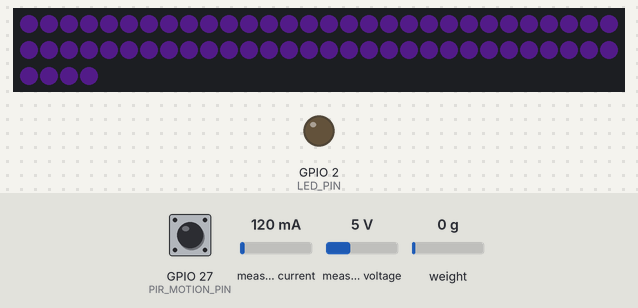
Simulated run of this sketch. Board: ESP32. Parts: 64 RGB LEDs in strip order, left to right, continuing on the next row, output pins drawn as LEDs (lit = HIGH). The test bench sets the inputs (shaded band); at power-on: measured voltage 5 V, weight on the scale 0 g, GPIO 27 (PIR_MOTION_PIN) HIGH, measured current 120 mA. Dim RGB values are drawn brighter than linear; WiFi joins after 1.5 s; servers stay silent unless stated; EEPROM starts erased; no MQTT or app messages arrive unless stated.

Above: at 3.0 s.
3.1 s: measured voltage set to 0.3 V
At 4.22 s:
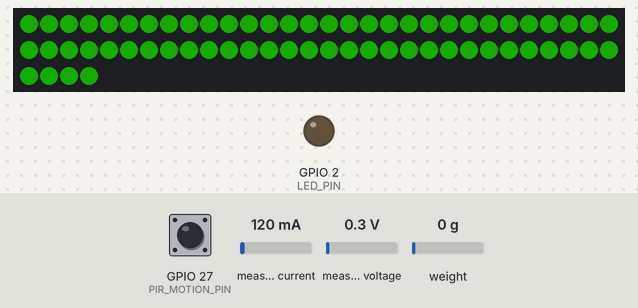
6.1 s: measured voltage set to 3.8 V
At 8.1 s:
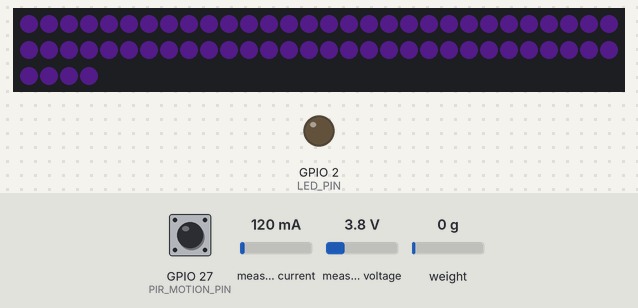
8.5 s: weight on the scale set to 1250 g
10.5 s: measured voltage set to 0.8 V
Timing chart, 0 to 13.5 s (numbered marks = the images above; inputs shaded):
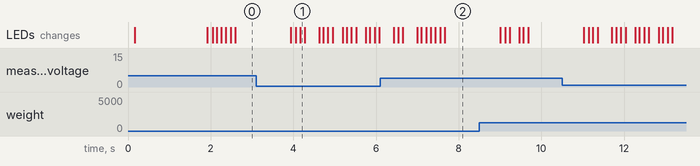

The sketch:

sf_step12_led_patterns.ino
```cpp
#include "mqtt_client.h"
#include "led_service.h"
#include "ws2812_service.h"
#include "telemetry_service.h"
#include "power_manager.h"
#include "weight_service.h"
#include "motion_service.h"
#include "visit_service.h"
#include "led_ux.h"
#include "config.h"
void setup(){
  Serial.begin(115200); delay(150);
  SF::led.begin(LED_PIN);
  SF::ws2812.begin(NEOPIXEL_PIN, NEOPIXEL_COUNT);
  SF::ledUx.begin();
  SF::power.begin();
  SF::weight.begin();
  SF::motion.begin(PIR_MOTION_PIN);
  SF::visit.begin();
  SF::mqtt.begin();
  SF::telemetry.begin(2000);
}
void loop(){
  SF::mqtt.loop();
  SF::power.loop();
  SF::weight.loop();
  SF::motion.loop();
  SF::visit.loop();
  SF::ledUx.loop();
  SF::ws2812.update();
  SF::telemetry.loop();
  delay(10);
}
```

command_handler.cpp
```cpp
#include <ArduinoJson.h>
#include "topics.h"
#include "mqtt_client.h"
#include "led_service.h"
#include "ws2812_service.h"
#include "power_manager.h"
#include "weight_service.h"
#include "led_ux.h"
#include "config.h"
static void publishAck(const char* cmd, bool ok, const char* msg=nullptr){
  StaticJsonDocument<160> doc; doc["cmd"]=cmd; doc["ok"]=ok; if(msg) doc["msg"]=msg;
  char buf[160]; size_t n=serializeJson(doc,buf,sizeof(buf)); (void)n;
  SF::mqtt.raw().publish(TOPIC_ACK, buf, false);
}
static void handleLed(byte* payload,unsigned int len){
  StaticJsonDocument<256> doc; auto err=deserializeJson(doc,payload,len);
  if(err){ publishAck("led",false,"bad_json"); return; }
  const char* applied=nullptr; char errmsg[32];
  bool ok=SF::ledUx.applyCommand(doc.as<JsonVariantConst>(), applied, errmsg, sizeof(errmsg));
  StaticJsonDocument<192> ack;
  ack["cmd"]="led";
  ack["ok"]=ok;
  if(ok){ ack["pattern"]=applied?applied:SF::ledUx.activePatternName(); ack["brightness"]=SF::ws2812.brightness(); }
  else{ ack["msg"]=errmsg[0]?errmsg:"apply_failed"; }
  char buf[192]; size_t n=serializeJson(ack,buf,sizeof(buf)); (void)n;
  SF::mqtt.raw().publish(TOPIC_ACK, buf, false);
}
static void handleCalibrate(byte* payload,unsigned int len){
  StaticJsonDocument<192> doc; auto err=deserializeJson(doc,payload,len);
  if(err){ publishAck("calibrate",false,"bad_json"); return; }
  bool doTare=doc["tare"].as<bool>();
  if(doTare){ bool ok=SF::weight.tare(); publishAck("calibrate",ok, ok?nullptr:"tare_wait"); return; }
  if(doc.containsKey("known_mass_g")){
    float mass=doc["known_mass_g"].as<float>();
    if(mass<=0){ publishAck("calibrate",false,"mass_le_zero"); return; }
    bool ok=SF::weight.calibrateKnownMass(mass);
    publishAck("calibrate",ok, ok?nullptr:"cal_failed");
    return;
  }
  publishAck("calibrate",false,"missing_args");
}
void SF_registerCommandSubscriptions(PubSubClient& client){ client.subscribe(TOPIC_CMD_LED,1); client.subscribe(TOPIC_CMD_CALIBRATE,1); }
void SF_onMqttMessage(char* topic, byte* payload, unsigned int len){
  if(strcmp(topic,TOPIC_CMD_LED)==0) handleLed(payload,len);
  else if(strcmp(topic,TOPIC_CMD_CALIBRATE)==0) handleCalibrate(payload,len);
}
```

command_handler.h
```cpp
#pragma once
#include <Arduino.h>
#include <PubSubClient.h>
void SF_registerCommandSubscriptions(PubSubClient& client);
void SF_onMqttMessage(char* topic, byte* payload, unsigned int len);
```

led_service.cpp
```cpp
#include "led_service.h"
namespace SF {
LedService led;
void LedService::begin(uint8_t pin){ pin_=pin; pinMode(pin_,OUTPUT); digitalWrite(pin_,LOW); state_=false; }
void LedService::set(bool on){ if(pin_==255) return; state_=on; digitalWrite(pin_, on?HIGH:LOW); }
} // namespace SF
```

led_service.h
```cpp
#pragma once
#include <Arduino.h>
namespace SF {
class LedService{ public: void begin(uint8_t pin); void set(bool on); bool isOn() const {return state_;}
private: uint8_t pin_=255; bool state_=false; };
extern LedService led;
} // namespace SF
```

led_ux.cpp
```cpp
#include "led_ux.h"
#include <ctype.h>
#include <string.h>
#include "config.h"
#include "power_manager.h"
namespace {
uint32_t makeColor(uint8_t r,uint8_t g,uint8_t b){ return ((uint32_t)g<<16)|((uint32_t)r<<8)|((uint32_t)b); }
void writeError(char* err,size_t len,const char* msg){ if(!err||len==0) return; strncpy(err,msg,len); err[len-1]='\0'; }
}
namespace SF {
LedUx ledUx;
void LedUx::begin(){ active_name_[0]='o'; active_name_[1]='f'; active_name_[2]='f'; active_name_[3]='\0'; last_pattern_=WsPattern::OFF; last_color_=0; last_brightness_=0; override_active_=false; }
bool LedUx::overrideActive(unsigned long now){ if(!override_active_) return false; long diff=(long)(override_until_ms_-now); if(diff<=0){ override_active_=false; return false; } return true; }
uint8_t LedUx::clampBrightness(int value) const{ if(value<0) value=0; if(value>255) value=255; uint8_t limit=SF::power.brightnessLimit(); if(value>limit) value=limit; return (uint8_t)value; }
uint32_t LedUx::rgb(uint8_t r,uint8_t g,uint8_t b){ return makeColor(r,g,b); }
bool LedUx::parsePatternName(const char* name, WsPattern& outPattern, uint32_t& outColor, uint8_t& outBrightness) const{
  if(!name) return false;
  char lower[16]; size_t i=0; for(; i<sizeof(lower)-1 && name[i]; ++i) lower[i]=tolower((unsigned char)name[i]); lower[i]='\0';
  if(strcmp(lower,"off")==0){ outPattern=WsPattern::OFF; outColor=0; outBrightness=0; return true; }
  if(strcmp(lower,"solid")==0||strcmp(lower,"white")==0){ outPattern=WsPattern::SOLID; outColor=makeColor(255,255,255); outBrightness=LED_IDLE_BRIGHTNESS; return true; }
  if(strcmp(lower,"heartbeat")==0||strcmp(lower,"idle")==0){ outPattern=WsPattern::HEARTBEAT; outColor=makeColor(64,150,255); outBrightness=LED_IDLE_BRIGHTNESS; return true; }
  if(strcmp(lower,"amber")==0||strcmp(lower,"warn")==0){ outPattern=WsPattern::AMBER_WARN; outColor=makeColor(255,140,0); outBrightness=LED_WARN_BRIGHTNESS; return true; }
  if(strcmp(lower,"alert")==0||strcmp(lower,"red")==0){ outPattern=WsPattern::RED_ALERT; outColor=makeColor(255,32,0); outBrightness=LED_CRIT_BRIGHTNESS; return true; }
  return false;
}
uint32_t LedUx::parseColor(JsonVariantConst value, bool& ok) const{
  ok=false;
  if(value.is<const char*>()){
    const char* s=value.as<const char*>(); if(!s) return 0;
    if(s[0]=='#') ++s; size_t len=strlen(s); if(len!=6) return 0;
    uint32_t accum=0;
    for(size_t i=0;i<6;++i){ char c=tolower((unsigned char)s[i]); int v;
      if(c>='0'&&c<='9') v=c-'0';
      else if(c>='a'&&c<='f') v=10+(c-'a');
      else return 0;
      accum=(accum<<4)|v;
    }
    ok=true;
    uint8_t r=(accum>>16)&0xFF; uint8_t g=(accum>>8)&0xFF; uint8_t b=accum&0xFF;
    return makeColor(r,g,b);
  }
  if(value.is<uint32_t>()){
    ok=true; uint32_t raw=value.as<uint32_t>(); uint8_t r=(raw>>16)&0xFF; uint8_t g=(raw>>8)&0xFF; uint8_t b=raw&0xFF; return makeColor(r,g,b);
  }
  return 0;
}
const char* LedUx::patternToName(WsPattern pattern) const{
  switch(pattern){
    case WsPattern::OFF: return "off";
    case WsPattern::SOLID: return "solid";
    case WsPattern::HEARTBEAT: return "heartbeat";
    case WsPattern::AMBER_WARN: return "amber";
    case WsPattern::RED_ALERT: return "alert";
    default: return "unknown";
  }
}
void LedUx::applyDesired(WsPattern pattern,uint32_t color,uint8_t brightness){ brightness=clampBrightness(brightness); if(pattern==WsPattern::OFF) brightness=0; if(last_pattern_==pattern && last_color_==color && last_brightness_==brightness) return; SF::ws2812.setPattern(pattern,color,brightness); last_pattern_=pattern; last_color_=color; last_brightness_=brightness; const char* name=patternToName(pattern); strncpy(active_name_,name,sizeof(active_name_)); active_name_[sizeof(active_name_)-1]='\0'; }
void LedUx::activateOverride(WsPattern pattern,uint32_t color,uint8_t brightness,unsigned long hold_ms){ override_active_=true; override_pattern_=pattern; override_color_=color; override_brightness_=brightness; override_until_ms_=millis()+hold_ms; applyDesired(pattern,color,brightness); }
bool LedUx::applyCommand(JsonVariantConst cmd,const char*& appliedName,char* err,size_t errLen){ appliedName=nullptr; if(err&&errLen>0) err[0]='\0';
  WsPattern pattern=WsPattern::OFF; uint32_t color=0; uint8_t brightness=LED_IDLE_BRIGHTNESS; bool have=false;
  if(cmd.containsKey("pattern")){
    const char* requested=cmd["pattern"].as<const char*>(); if(!requested){ writeError(err,errLen,"pattern_not_string"); return false; }
    if(!parsePatternName(requested,pattern,color,brightness)){ writeError(err,errLen,"pattern_unknown"); return false; }
    have=true;
    if(cmd.containsKey("brightness")) brightness=clampBrightness(cmd["brightness"].as<int>());
    if(cmd.containsKey("color")) { bool ok=false; uint32_t parsed=parseColor(cmd["color"],ok); if(!ok){ writeError(err,errLen,"color_invalid"); return false; } color=parsed; }
  } else if(cmd.containsKey("on")){
    bool on=cmd["on"].as<bool>(); int req=cmd.containsKey("brightness")?cmd["brightness"].as<int>():64; brightness=clampBrightness(req); pattern=on?WsPattern::SOLID:WsPattern::OFF; color=on?makeColor(255,255,255):0; have=true;
  }
  if(!have){ writeError(err,errLen,"no_pattern"); return false; }
  unsigned long hold=cmd["hold_ms"].as<unsigned long>(); if(hold==0) hold=cmd["duration_ms"].as<unsigned long>(); if(hold==0) hold=LED_OVERRIDE_MS; activateOverride(pattern,color,brightness,hold);
  appliedName=patternToName(pattern);
  return true;
}
void LedUx::loop(){ unsigned long now=millis(); bool active=overrideActive(now); WsPattern pattern; uint32_t color; uint8_t brightness; if(active){ pattern=override_pattern_; color=override_color_; brightness=override_brightness_; }
  else {
    if(SF::power.valid()){
      switch(SF::power.state()){
        case PowerState::CRIT: pattern=WsPattern::RED_ALERT; color=makeColor(255,32,0); brightness=LED_CRIT_BRIGHTNESS; break;
        case PowerState::WARN: pattern=WsPattern::AMBER_WARN; color=makeColor(255,140,0); brightness=LED_WARN_BRIGHTNESS; break;
        default: pattern=WsPattern::HEARTBEAT; color=makeColor(64,150,255); brightness=LED_IDLE_BRIGHTNESS; break;
      }
    } else {
      pattern=WsPattern::HEARTBEAT; color=makeColor(64,150,255); brightness=LED_IDLE_BRIGHTNESS; }
  }
  applyDesired(pattern,color,brightness);
}
} // namespace SF
```

led_ux.h
```cpp
#pragma once
#include <Arduino.h>
#include <ArduinoJson.h>
#include "ws2812_service.h"
namespace SF {
class LedUx{
public:
  void begin();
  void loop();
  bool applyCommand(JsonVariantConst cmd, const char*& appliedName, char* err, size_t errLen);
  const char* activePatternName() const { return active_name_; }
private:
  bool overrideActive(unsigned long now);
  void applyDesired(WsPattern pattern, uint32_t color, uint8_t brightness);
  bool parsePatternName(const char* name, WsPattern& outPattern, uint32_t& outColor, uint8_t& outBrightness) const;
  uint32_t parseColor(JsonVariantConst value, bool& ok) const;
  uint8_t clampBrightness(int value) const;
  void activateOverride(WsPattern pattern, uint32_t color, uint8_t brightness, unsigned long hold_ms);
  const char* patternToName(WsPattern pattern) const;
  static uint32_t rgb(uint8_t r, uint8_t g, uint8_t b);
  WsPattern last_pattern_=WsPattern::OFF;
  uint32_t last_color_=0;
  uint8_t last_brightness_=0;
  bool override_active_=false;
  unsigned long override_until_ms_=0;
  WsPattern override_pattern_=WsPattern::SOLID;
  uint32_t override_color_=0;
  uint8_t override_brightness_=0;
  char active_name_[16];
};
extern LedUx ledUx;
} // namespace SF
```

motion_service.cpp
```cpp
#include "motion_service.h"
#include "led_service.h"
namespace {
const unsigned long DEBOUNCE_MS=200;
const unsigned long COOLDOWN_MS=2000;
}
namespace SF {
MotionService motion;
void MotionService::begin(uint8_t pin){
  pin_=pin;
  pinMode(pin_, INPUT);
  last_level_=digitalRead(pin_);
  last_change_ms_=millis();
  last_trigger_ms_=0;
  pending_=false;
#if MOTION_DEBUG_BLINK
  blink_until_ms_=0;
  blink_restore_state_=false;
  blink_restore_needed_=false;
#endif
}
void MotionService::loop(){
  if(pin_==255) return;
  const unsigned long now=millis();
  int level=digitalRead(pin_);
  if(level!=last_level_){ last_level_=level; last_change_ms_=now; }
#if MOTION_DEBUG_BLINK
  if(blink_restore_needed_ && now>blink_until_ms_){ SF::led.set(blink_restore_state_); blink_restore_needed_=false; blink_until_ms_=0; }
#endif
  if(level==HIGH){
    if(now-last_change_ms_<DEBOUNCE_MS) return;
    if(now-last_trigger_ms_<COOLDOWN_MS) return;
    pending_=true;
    pending_ts_=now;
    last_trigger_ms_=now;
#if MOTION_DEBUG_BLINK
    if(!blink_restore_needed_){ blink_restore_state_=SF::led.isOn(); blink_restore_needed_=true; }
    SF::led.set(true);
    blink_until_ms_=now+120;
#endif
  }
}
bool MotionService::takeTrigger(unsigned long& ts){
  if(!pending_) return false;
  pending_=false;
  ts=pending_ts_;
  return true;
}
} // namespace SF
```

motion_service.h
```cpp
#pragma once
#include <Arduino.h>
#include "config.h"
namespace SF {
class MotionService{
public:
  void begin(uint8_t pin);
  void loop();
  bool takeTrigger(unsigned long& ts);
  bool sensorHigh() const { return last_level_==HIGH; }
private:
  uint8_t pin_=255;
  int last_level_=LOW;
  unsigned long last_change_ms_=0;
  unsigned long last_trigger_ms_=0;
  bool pending_=false;
  unsigned long pending_ts_=0;
#if MOTION_DEBUG_BLINK
  unsigned long blink_until_ms_=0;
  bool blink_restore_state_=false;
  bool blink_restore_needed_=false;
#endif
};
extern MotionService motion;
} // namespace SF
```

mqtt_client.cpp
```cpp
#include "mqtt_client.h"
#include "command_handler.h"
namespace SF {
Mqtt mqtt;
void Mqtt::ensureWiFi() {
  if (WiFi.status() == WL_CONNECTED) return;
  WiFi.mode(WIFI_STA);
  WiFi.begin(WIFI_SSID, WIFI_PASS);
  unsigned long t0 = millis();
  while (WiFi.status() != WL_CONNECTED && millis() - t0 < 20000) { delay(200); }
}
bool Mqtt::ensureMqtt() {
  if (client.connected()) return true;
  client.setServer(MQTT_HOST, MQTT_PORT);
  client.setKeepAlive(10);
  String clientId = String("sf-") + DEVICE_ID + "-" + String((uint32_t)ESP.getEfuseMac(), HEX);
  bool ok = client.connect(clientId.c_str(), MQTT_USER, MQTT_PASS, TOPIC_STATUS, 1, true, "offline");
  if (ok) { publishStatusOnline(); client.setCallback(SF_onMqttMessage); SF_registerCommandSubscriptions(client); }
  return ok;
}
void Mqtt::publishStatusOnline(){ client.publish(TOPIC_STATUS, "online", true); }
void Mqtt::begin(){ ensureWiFi(); ensureMqtt(); }
void Mqtt::loop(){ ensureWiFi(); ensureMqtt(); client.loop(); }
} // namespace SF
```

mqtt_client.h
```cpp
#pragma once
#include <WiFi.h>
#include <PubSubClient.h>
#include "config.h"
#include "topics.h"

namespace SF {
class Mqtt {
public:
  void begin();
  void loop();
  bool connected() { return client.connected(); }
  void publishStatusOnline();
  PubSubClient& raw() { return client; }
private:
  WiFiClient wifi;
  PubSubClient client{wifi};
  void ensureWiFi();
  bool ensureMqtt();
};
extern Mqtt mqtt;
} // namespace SF
```

power_manager.cpp
```cpp
#include "power_manager.h"
#include "config.h"
namespace SF {
PowerManager power;
static uint8_t clamp_brightness(uint8_t req){ return req>BRIGHTNESS_MAX_SAFE?BRIGHTNESS_MAX_SAFE:req; }
void PowerManager::begin(){
  power_begin_alert(INA260_ALERT_PIN);
  power_init();
  last_poll_=0; state_=PowerState::NORMAL;
  brightness_limit_=clamp_brightness(BRIGHTNESS_MAX_SAFE);
}
void PowerManager::loop(){
  const unsigned long now=millis(); if(now-last_poll_<1000) return; last_poll_=now;
  if(!power_read(last_)){ return; }
  last_cell_v_ = (CELL_COUNT>0)? (last_.bus_v/float(CELL_COUNT)) : last_.bus_v;
  if (last_cell_v_<CELL_CRIT_V){ state_=PowerState::CRIT; brightness_limit_=BRIGHTNESS_CRIT_LIMIT; }
  else if (last_cell_v_<CELL_WARN_V){ state_=PowerState::WARN; brightness_limit_=BRIGHTNESS_WARN_LIMIT; }
  else { state_=PowerState::NORMAL; brightness_limit_=BRIGHTNESS_MAX_SAFE; }
  brightness_limit_=clamp_brightness(brightness_limit_);
}
} // namespace SF
```

power_manager.h
```cpp
#pragma once
#include <Arduino.h>
#include "ina260_hal.h"
namespace SF {
enum class PowerState: uint8_t { NORMAL=0, WARN=1, CRIT=2 };
class PowerManager{
public:
  void begin();
  void loop();
  float packV() const { return last_.bus_v; }
  float cellV() const { return last_cell_v_; }
  float amps()  const { return last_.current; }
  float watts() const { return last_.power; }
  bool  valid() const { return last_.ok; }
  PowerState state() const { return state_; }
  uint8_t brightnessLimit() const { return brightness_limit_; }
private:
  unsigned long last_poll_=0;
  PowerSample last_{0,0,0,false};
  float last_cell_v_=0.0f;
  PowerState state_=PowerState::NORMAL;
  uint8_t brightness_limit_=128;
};
extern PowerManager power;
} // namespace SF
```

storage_nvs.cpp
```cpp
#include "storage_nvs.h"
#include <Preferences.h>
#include <nvs_flash.h>
namespace {
bool ensureInit(){
  static bool ready=false;
  if(ready) return true;
  esp_err_t err=nvs_flash_init();
  if(err==ESP_ERR_NVS_NO_FREE_PAGES||err==ESP_ERR_NVS_NEW_VERSION_FOUND){ nvs_flash_erase(); err=nvs_flash_init(); }
  ready=(err==ESP_OK);
  return ready;
}
}
namespace SF { namespace Storage {
bool begin(){ return ensureInit(); }
bool getBytes(const char* ns,const char* key,void* out,size_t len){ if(!ensureInit()) return false; Preferences prefs; if(!prefs.begin(ns,true)) return false; size_t n=prefs.getBytes(key,out,len); prefs.end(); return n==len; }
bool setBytes(const char* ns,const char* key,const void* data,size_t len){ if(!ensureInit()) return false; Preferences prefs; if(!prefs.begin(ns,false)) return false; size_t n=prefs.putBytes(key,data,len); prefs.end(); return n==len; }
bool getInt32(const char* ns,const char* key,int32_t& out){ if(!ensureInit()) return false; Preferences prefs; if(!prefs.begin(ns,true)) return false; bool ok=prefs.isKey(key); if(ok) out=prefs.getInt(key,0); prefs.end(); return ok; }
bool setInt32(const char* ns,const char* key,int32_t value){ if(!ensureInit()) return false; Preferences prefs; if(!prefs.begin(ns,false)) return false; prefs.putInt(key,value); prefs.end(); return true; }
bool getFloat(const char* ns,const char* key,float& out){ if(!ensureInit()) return false; Preferences prefs; if(!prefs.begin(ns,true)) return false; bool ok=prefs.isKey(key); if(ok) out=prefs.getFloat(key,0.0f); prefs.end(); return ok; }
bool setFloat(const char* ns,const char* key,float value){ if(!ensureInit()) return false; Preferences prefs; if(!prefs.begin(ns,false)) return false; prefs.putFloat(key,value); prefs.end(); return true; }
}} // namespace SF::Storage
```

telemetry_service.h
```cpp
#pragma once
#include <Arduino.h>
namespace SF {
class Telemetry{ public: void begin(unsigned long period_ms=2000); void loop();
private: unsigned long period_=2000; unsigned long last_=0; };
extern Telemetry telemetry;
} // namespace SF
```

Source omitted: storage_nvs.h (524 bytes), telemetry_service.cpp (1455 bytes), topics.h (451 bytes), visit_service.cpp (2020 bytes), visit_service.h (554 bytes), weight_service.cpp (2519 bytes), weight_service.h (936 bytes), ws2812_service.cpp (3715 bytes), ws2812_service.h (1017 bytes), config.h (1207 bytes), hx711_hal.cpp (460 bytes), hx711_hal.h (205 bytes) and 2 more

Measured:
- after the input at 3.1 s, the LEDs: first change after 0.84 s (image 1 shows a later state)
- after the input at 6.1 s, the LEDs: first differ from a run without the input after 0.90 s (image 2)
